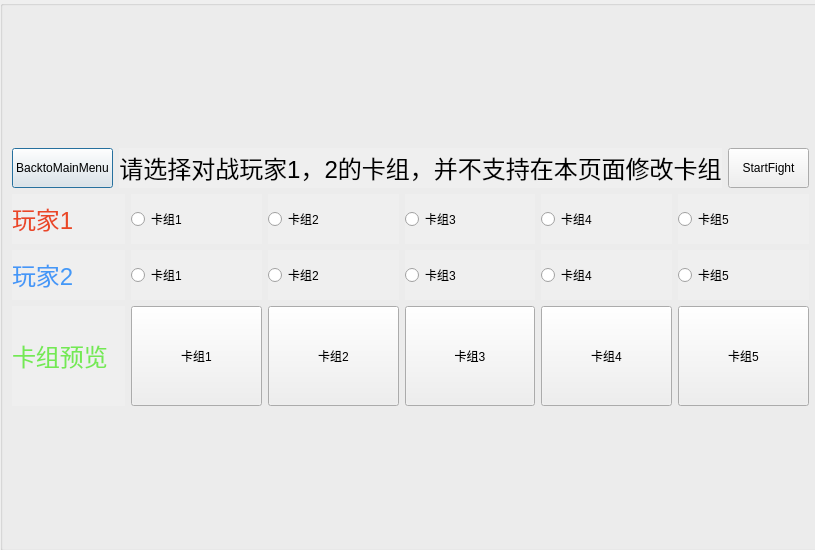
<?xml version="1.0" encoding="UTF-8"?>
<ui version="4.0">
 <class>fightpre</class>
 <widget class="QDialog" name="fightpre">
  <property name="geometry">
   <rect>
    <x>0</x>
    <y>0</y>
    <width>815</width>
    <height>550</height>
   </rect>
  </property>
  <property name="sizePolicy">
   <sizepolicy hsizetype="Fixed" vsizetype="Fixed">
    <horstretch>0</horstretch>
    <verstretch>0</verstretch>
   </sizepolicy>
  </property>
  <property name="windowTitle">
   <string>卡组选择界面</string>
  </property>
  <property name="styleSheet">
   <string notr="true">QDialog{background-image:url(:/fightpre/background/yu_gi_oh__cards_by_theemerald-d5j2h5d.jpg);}</string>
  </property>
  <widget class="QGroupBox" name="Main">
   <property name="geometry">
    <rect>
     <x>0</x>
     <y>0</y>
     <width>821</width>
     <height>551</height>
    </rect>
   </property>
   <layout class="QVBoxLayout" name="verticalLayout_3">
    <item>
     <layout class="QVBoxLayout" name="verticalLayout_2" stretch="0,5,1">
      <item>
       <layout class="QHBoxLayout" name="horizontalLayout_7" stretch="1,0,1">
        <item>
         <widget class="QPushButton" name="pushButton_6">
          <property name="sizePolicy">
           <sizepolicy hsizetype="Minimum" vsizetype="Fixed">
            <horstretch>0</horstretch>
            <verstretch>50</verstretch>
           </sizepolicy>
          </property>
          <property name="maximumSize">
           <size>
            <width>16777215</width>
            <height>40</height>
           </size>
          </property>
          <property name="text">
           <string>BacktoMainMenu</string>
          </property>
         </widget>
        </item>
        <item>
         <widget class="QLabel" name="label_4">
          <property name="sizePolicy">
           <sizepolicy hsizetype="Preferred" vsizetype="Fixed">
            <horstretch>0</horstretch>
            <verstretch>50</verstretch>
           </sizepolicy>
          </property>
          <property name="maximumSize">
           <size>
            <width>16777215</width>
            <height>40</height>
           </size>
          </property>
          <property name="autoFillBackground">
           <bool>true</bool>
          </property>
          <property name="text">
           <string>&lt;html&gt;&lt;head/&gt;&lt;body&gt;&lt;p align=&quot;center&quot;&gt;&lt;span style=&quot; font-size:18pt;&quot;&gt;请选择对战玩家1，2的卡组，并不支持在本页面修改卡组&lt;/span&gt;&lt;/p&gt;&lt;/body&gt;&lt;/html&gt;</string>
          </property>
         </widget>
        </item>
        <item>
         <widget class="QPushButton" name="startFightButton">
          <property name="sizePolicy">
           <sizepolicy hsizetype="Minimum" vsizetype="Fixed">
            <horstretch>0</horstretch>
            <verstretch>50</verstretch>
           </sizepolicy>
          </property>
          <property name="maximumSize">
           <size>
            <width>16777215</width>
            <height>40</height>
           </size>
          </property>
          <property name="text">
           <string>StartFight</string>
          </property>
         </widget>
        </item>
       </layout>
      </item>
      <item>
       <layout class="QVBoxLayout" name="verticalLayout" stretch="1,1">
        <item>
         <layout class="QHBoxLayout" name="horizontalLayout_3" stretch="1,6">
          <item>
           <widget class="QLabel" name="label">
            <property name="sizePolicy">
             <sizepolicy hsizetype="Preferred" vsizetype="Fixed">
              <horstretch>0</horstretch>
              <verstretch>0</verstretch>
             </sizepolicy>
            </property>
            <property name="maximumSize">
             <size>
              <width>16777215</width>
              <height>50</height>
             </size>
            </property>
            <property name="autoFillBackground">
             <bool>true</bool>
            </property>
            <property name="text">
             <string>&lt;html&gt;&lt;head/&gt;&lt;body&gt;&lt;p&gt;&lt;span style=&quot; font-size:18pt; color:#ea4726;&quot;&gt;玩家1&lt;/span&gt;&lt;/p&gt;&lt;/body&gt;&lt;/html&gt;</string>
            </property>
           </widget>
          </item>
          <item>
           <layout class="QHBoxLayout" name="horizontalLayout">
            <item>
             <widget class="QRadioButton" name="radioButton_5">
              <property name="sizePolicy">
               <sizepolicy hsizetype="Minimum" vsizetype="Fixed">
                <horstretch>0</horstretch>
                <verstretch>0</verstretch>
               </sizepolicy>
              </property>
              <property name="maximumSize">
               <size>
                <width>16777215</width>
                <height>50</height>
               </size>
              </property>
              <property name="autoFillBackground">
               <bool>true</bool>
              </property>
              <property name="text">
               <string>卡组1</string>
              </property>
              <attribute name="buttonGroup">
               <string notr="true">buttonGroup</string>
              </attribute>
             </widget>
            </item>
            <item>
             <widget class="QRadioButton" name="radioButton_4">
              <property name="sizePolicy">
               <sizepolicy hsizetype="Minimum" vsizetype="Fixed">
                <horstretch>0</horstretch>
                <verstretch>0</verstretch>
               </sizepolicy>
              </property>
              <property name="maximumSize">
               <size>
                <width>16777215</width>
                <height>50</height>
               </size>
              </property>
              <property name="autoFillBackground">
               <bool>true</bool>
              </property>
              <property name="text">
               <string>卡组2</string>
              </property>
              <attribute name="buttonGroup">
               <string notr="true">buttonGroup</string>
              </attribute>
             </widget>
            </item>
            <item>
             <widget class="QRadioButton" name="radioButton_3">
              <property name="sizePolicy">
               <sizepolicy hsizetype="Minimum" vsizetype="Fixed">
                <horstretch>0</horstretch>
                <verstretch>0</verstretch>
               </sizepolicy>
              </property>
              <property name="maximumSize">
               <size>
                <width>16777215</width>
                <height>50</height>
               </size>
              </property>
              <property name="autoFillBackground">
               <bool>true</bool>
              </property>
              <property name="text">
               <string>卡组3</string>
              </property>
              <attribute name="buttonGroup">
               <string notr="true">buttonGroup</string>
              </attribute>
             </widget>
            </item>
            <item>
             <widget class="QRadioButton" name="radioButton_2">
              <property name="sizePolicy">
               <sizepolicy hsizetype="Minimum" vsizetype="Fixed">
                <horstretch>0</horstretch>
                <verstretch>0</verstretch>
               </sizepolicy>
              </property>
              <property name="maximumSize">
               <size>
                <width>16777215</width>
                <height>50</height>
               </size>
              </property>
              <property name="autoFillBackground">
               <bool>true</bool>
              </property>
              <property name="text">
               <string>卡组4</string>
              </property>
              <attribute name="buttonGroup">
               <string notr="true">buttonGroup</string>
              </attribute>
             </widget>
            </item>
            <item>
             <widget class="QRadioButton" name="radioButton">
              <property name="sizePolicy">
               <sizepolicy hsizetype="Minimum" vsizetype="Fixed">
                <horstretch>0</horstretch>
                <verstretch>0</verstretch>
               </sizepolicy>
              </property>
              <property name="maximumSize">
               <size>
                <width>16777215</width>
                <height>50</height>
               </size>
              </property>
              <property name="autoFillBackground">
               <bool>true</bool>
              </property>
              <property name="text">
               <string>卡组5</string>
              </property>
              <attribute name="buttonGroup">
               <string notr="true">buttonGroup</string>
              </attribute>
             </widget>
            </item>
           </layout>
          </item>
         </layout>
        </item>
        <item>
         <layout class="QHBoxLayout" name="horizontalLayout_4" stretch="1,6">
          <item>
           <widget class="QLabel" name="label_2">
            <property name="sizePolicy">
             <sizepolicy hsizetype="Preferred" vsizetype="Fixed">
              <horstretch>0</horstretch>
              <verstretch>0</verstretch>
             </sizepolicy>
            </property>
            <property name="maximumSize">
             <size>
              <width>16777215</width>
              <height>50</height>
             </size>
            </property>
            <property name="autoFillBackground">
             <bool>true</bool>
            </property>
            <property name="text">
             <string>&lt;html&gt;&lt;head/&gt;&lt;body&gt;&lt;p&gt;&lt;span style=&quot; font-size:18pt; color:#4498f7;&quot;&gt;玩家2&lt;/span&gt;&lt;/p&gt;&lt;/body&gt;&lt;/html&gt;</string>
            </property>
           </widget>
          </item>
          <item>
           <layout class="QHBoxLayout" name="horizontalLayout_2">
            <item>
             <widget class="QRadioButton" name="radioButton_6">
              <property name="sizePolicy">
               <sizepolicy hsizetype="Minimum" vsizetype="Fixed">
                <horstretch>0</horstretch>
                <verstretch>0</verstretch>
               </sizepolicy>
              </property>
              <property name="maximumSize">
               <size>
                <width>16777215</width>
                <height>50</height>
               </size>
              </property>
              <property name="autoFillBackground">
               <bool>true</bool>
              </property>
              <property name="text">
               <string>卡组1</string>
              </property>
              <attribute name="buttonGroup">
               <string notr="true">buttonGroup_2</string>
              </attribute>
             </widget>
            </item>
            <item>
             <widget class="QRadioButton" name="radioButton_7">
              <property name="sizePolicy">
               <sizepolicy hsizetype="Minimum" vsizetype="Fixed">
                <horstretch>0</horstretch>
                <verstretch>0</verstretch>
               </sizepolicy>
              </property>
              <property name="maximumSize">
               <size>
                <width>16777215</width>
                <height>50</height>
               </size>
              </property>
              <property name="autoFillBackground">
               <bool>true</bool>
              </property>
              <property name="text">
               <string>卡组2</string>
              </property>
              <attribute name="buttonGroup">
               <string notr="true">buttonGroup_2</string>
              </attribute>
             </widget>
            </item>
            <item>
             <widget class="QRadioButton" name="radioButton_8">
              <property name="sizePolicy">
               <sizepolicy hsizetype="Minimum" vsizetype="Fixed">
                <horstretch>0</horstretch>
                <verstretch>0</verstretch>
               </sizepolicy>
              </property>
              <property name="maximumSize">
               <size>
                <width>16777215</width>
                <height>50</height>
               </size>
              </property>
              <property name="autoFillBackground">
               <bool>true</bool>
              </property>
              <property name="text">
               <string>卡组3</string>
              </property>
              <attribute name="buttonGroup">
               <string notr="true">buttonGroup_2</string>
              </attribute>
             </widget>
            </item>
            <item>
             <widget class="QRadioButton" name="radioButton_9">
              <property name="sizePolicy">
               <sizepolicy hsizetype="Minimum" vsizetype="Fixed">
                <horstretch>0</horstretch>
                <verstretch>0</verstretch>
               </sizepolicy>
              </property>
              <property name="maximumSize">
               <size>
                <width>16777215</width>
                <height>50</height>
               </size>
              </property>
              <property name="autoFillBackground">
               <bool>true</bool>
              </property>
              <property name="text">
               <string>卡组4</string>
              </property>
              <attribute name="buttonGroup">
               <string notr="true">buttonGroup_2</string>
              </attribute>
             </widget>
            </item>
            <item>
             <widget class="QRadioButton" name="radioButton_10">
              <property name="sizePolicy">
               <sizepolicy hsizetype="Minimum" vsizetype="Fixed">
                <horstretch>0</horstretch>
                <verstretch>0</verstretch>
               </sizepolicy>
              </property>
              <property name="maximumSize">
               <size>
                <width>16777215</width>
                <height>50</height>
               </size>
              </property>
              <property name="autoFillBackground">
               <bool>true</bool>
              </property>
              <property name="text">
               <string>卡组5</string>
              </property>
              <attribute name="buttonGroup">
               <string notr="true">buttonGroup_2</string>
              </attribute>
             </widget>
            </item>
           </layout>
          </item>
         </layout>
        </item>
       </layout>
      </item>
      <item>
       <layout class="QHBoxLayout" name="horizontalLayout_6" stretch="1,6">
        <item>
         <widget class="QLabel" name="label_3">
          <property name="sizePolicy">
           <sizepolicy hsizetype="Preferred" vsizetype="Fixed">
            <horstretch>0</horstretch>
            <verstretch>0</verstretch>
           </sizepolicy>
          </property>
          <property name="maximumSize">
           <size>
            <width>16777215</width>
            <height>100</height>
           </size>
          </property>
          <property name="autoFillBackground">
           <bool>true</bool>
          </property>
          <property name="text">
           <string>&lt;html&gt;&lt;head/&gt;&lt;body&gt;&lt;p&gt;&lt;span style=&quot; font-size:18pt; color:#74e953;&quot;&gt;卡组预览&lt;/span&gt;&lt;/p&gt;&lt;/body&gt;&lt;/html&gt;</string>
          </property>
         </widget>
        </item>
        <item>
         <layout class="QHBoxLayout" name="horizontalLayout_5">
          <item>
           <widget class="QPushButton" name="pushButton_4">
            <property name="sizePolicy">
             <sizepolicy hsizetype="Minimum" vsizetype="Fixed">
              <horstretch>0</horstretch>
              <verstretch>0</verstretch>
             </sizepolicy>
            </property>
            <property name="maximumSize">
             <size>
              <width>16777215</width>
              <height>100</height>
             </size>
            </property>
            <property name="text">
             <string>卡组1</string>
            </property>
           </widget>
          </item>
          <item>
           <widget class="QPushButton" name="pushButton_5">
            <property name="sizePolicy">
             <sizepolicy hsizetype="Minimum" vsizetype="Fixed">
              <horstretch>0</horstretch>
              <verstretch>0</verstretch>
             </sizepolicy>
            </property>
            <property name="maximumSize">
             <size>
              <width>16777215</width>
              <height>100</height>
             </size>
            </property>
            <property name="text">
             <string>卡组2</string>
            </property>
           </widget>
          </item>
          <item>
           <widget class="QPushButton" name="pushButton_2">
            <property name="sizePolicy">
             <sizepolicy hsizetype="Minimum" vsizetype="Fixed">
              <horstretch>0</horstretch>
              <verstretch>0</verstretch>
             </sizepolicy>
            </property>
            <property name="maximumSize">
             <size>
              <width>16777215</width>
              <height>100</height>
             </size>
            </property>
            <property name="text">
             <string>卡组3</string>
            </property>
           </widget>
          </item>
          <item>
           <widget class="QPushButton" name="pushButton_3">
            <property name="sizePolicy">
             <sizepolicy hsizetype="Minimum" vsizetype="Fixed">
              <horstretch>0</horstretch>
              <verstretch>0</verstretch>
             </sizepolicy>
            </property>
            <property name="maximumSize">
             <size>
              <width>16777215</width>
              <height>100</height>
             </size>
            </property>
            <property name="text">
             <string>卡组4</string>
            </property>
           </widget>
          </item>
          <item>
           <widget class="QPushButton" name="pushButton">
            <property name="sizePolicy">
             <sizepolicy hsizetype="Minimum" vsizetype="Fixed">
              <horstretch>0</horstretch>
              <verstretch>0</verstretch>
             </sizepolicy>
            </property>
            <property name="maximumSize">
             <size>
              <width>16777215</width>
              <height>100</height>
             </size>
            </property>
            <property name="text">
             <string>卡组5</string>
            </property>
           </widget>
          </item>
         </layout>
        </item>
       </layout>
      </item>
     </layout>
    </item>
   </layout>
  </widget>
 </widget>
 <resources/>
 <connections/>
 <buttongroups>
  <buttongroup name="buttonGroup"/>
  <buttongroup name="buttonGroup_2"/>
 </buttongroups>
</ui>
